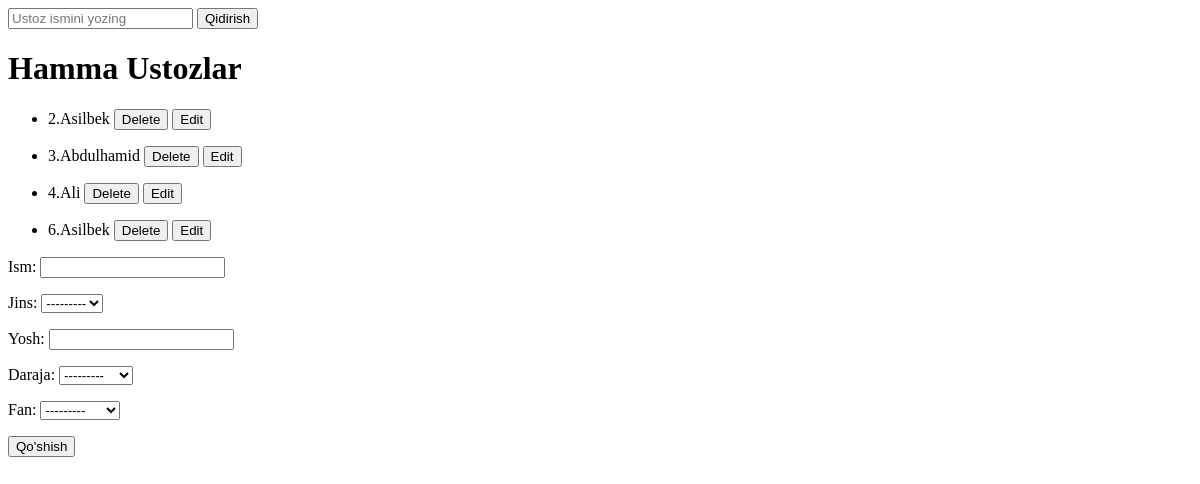
The page /ustozlar/ on the database as committed earlier.
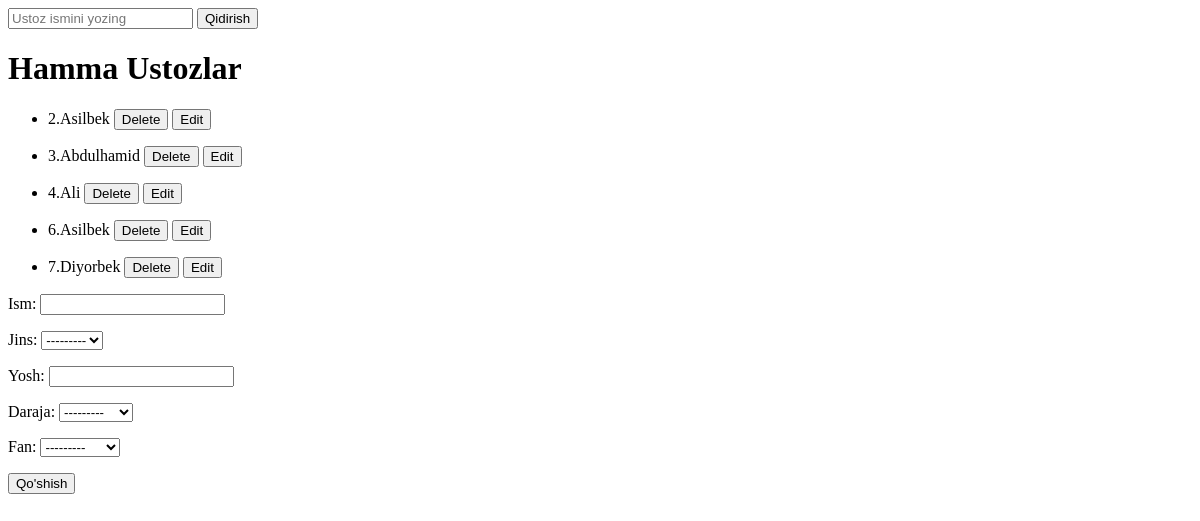
The same page on the database as committed later.
### Ombor/models.py (models this page shows, shortened)
class Ustoz(models.Model):
    ism=models.CharField(max_length=20)
    jins=models.CharField(max_length=20, choices=[("Erkak", "Erkak"), ("Ayol", "Ayol")])
    yosh=models.PositiveIntegerField()
    daraja=models.CharField(max_length=20, choices=[("Bakalavr", "Bakalavr"), ("Magistr", "Magistr")])
    fan=models.ForeignKey(Fan, on_delete=models.CASCADE)

### Ombor/views.py (the view)
# urls.py: path('ustozlar/', ustozlar),
def ustozlar(request):
    if request.method == "POST":
        ustoz=UstozForm(request.POST)
        if ustoz.is_valid():
            ustoz.save()
        return redirect("/ustozlar/")
    n = Ustoz.objects.all()
    ustoz = request.GET.get("ustoz_ismi")
    if ustoz is not None:
        n = Ustoz.objects.filter(ism__contains=ustoz)
    data = {
        "fanlar": Fan.objects.all(),
        "ustozlar": n,
        'forms': UstozForm()
    }
    return render(request, "Ustozlar.html", data)

### Ombor/forms.py
class UstozForm(forms.ModelForm):
    class Meta:
        model=Ustoz
        fields='__all__'

### Ombor/models.py (called while the page is built)
    def __str__(self):
        return self.nom

### templates/Ustozlar.html (shortened to what this page needs)
<!DOCTYPE html>
<html lang="en">
<head>
</head>
<body>
    <form>
        <input name="ustoz_ismi" type="text" placeholder="Ustoz ismini yozing">
        <button>Qidirish</button>
    </form>
    <h1>Hamma Ustozlar</h1>
    {%for u in ustozlar%}
    <ul>
        <li>
            {{u.id}}.{{u.ism}}
            <a href="/ustozni_ochirish/{{u.id}}"><button>Delete</button></a>
            <a href="/ustozlar/{{u.id}}/tahrirlash/"><button>Edit</button></a>
        </li>
    </ul>
{%endfor%}
    <form method="post">{%csrf_token%}
        {{forms.as_p}}
        <button>Qo'shish</button>
    </form>
</body>
</html>

Rows that differ between the two databases and show on the page:
added Ustoz: id "7", ism "Diyorbek"
